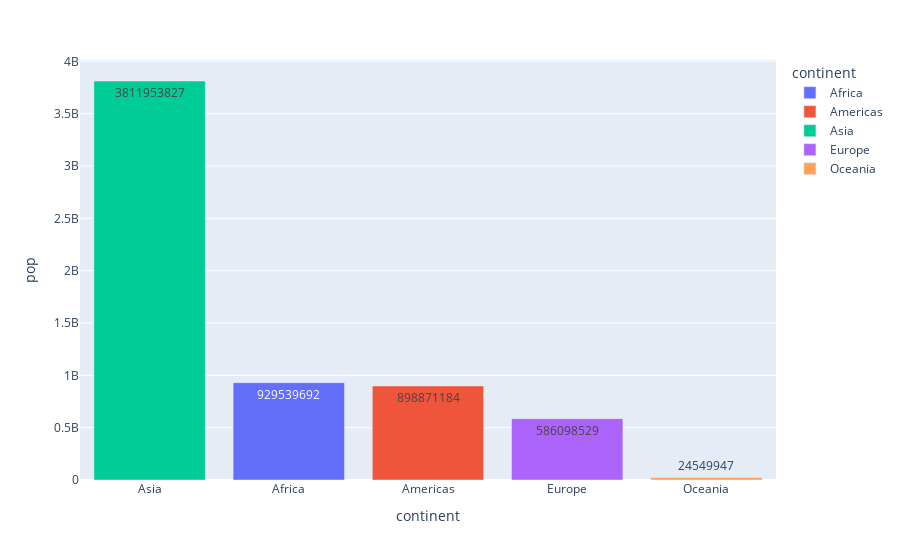

The code cell stored with this chart in its notebook:
### Markdown cell above
## Question 3:

Add text to each bar that represents the population

### Code cell
# YOUR CODE HERE
fig=px.bar(a, x='continent',y='pop',color='continent',text='pop')

fig.update_xaxes(categoryorder='total descending')
fig.show()

### Figure 1 — Plotly figure (JSON) as saved in the notebook; plotly's stock layout.template omitted (floating-point values rounded to 4 significant figures)
{"data": [{"alignmentgroup": "True", "hovertemplate": "continent=%{x}<br>pop=%{text}<extra></extra>", "legendgroup": "Africa", "marker": {"color": "#636efa", "pattern": {"shape": ""}}, "name": "Africa", "offsetgroup": "Africa", "orientation": "v", "showlegend": true, "text": [929539692], "textposition": "auto", "type": "bar", "x": ["Africa"], "xaxis": "x", "y": [929539692], "yaxis": "y"}, {"alignmentgroup": "True", "hovertemplate": "continent=%{x}<br>pop=%{text}<extra></extra>", "legendgroup": "Americas", "marker": {"color": "#EF553B", "pattern": {"shape": ""}}, "name": "Americas", "offsetgroup": "Americas", "orientation": "v", "showlegend": true, "text": [898871184], "textposition": "auto", "type": "bar", "x": ["Americas"], "xaxis": "x", "y": [898871184], "yaxis": "y"}, {"alignmentgroup": "True", "hovertemplate": "continent=%{x}<br>pop=%{text}<extra></extra>", "legendgroup": "Asia", "marker": {"color": "#00cc96", "pattern": {"shape": ""}}, "name": "Asia", "offsetgroup": "Asia", "orientation": "v", "showlegend": true, "text": [3811953827], "textposition": "auto", "type": "bar", "x": ["Asia"], "xaxis": "x", "y": [3811953827], "yaxis": "y"}, {"alignmentgroup": "True", "hovertemplate": "continent=%{x}<br>pop=%{text}<extra></extra>", "legendgroup": "Europe", "marker": {"color": "#ab63fa", "pattern": {"shape": ""}}, "name": "Europe", "offsetgroup": "Europe", "orientation": "v", "showlegend": true, "text": [586098529], "textposition": "auto", "type": "bar", "x": ["Europe"], "xaxis": "x", "y": [586098529], "yaxis": "y"}, {"alignmentgroup": "True", "hovertemplate": "continent=%{x}<br>pop=%{text}<extra></extra>", "legendgroup": "Oceania", "marker": {"color": "#FFA15A", "pattern": {"shape": ""}}, "name": "Oceania", "offsetgroup": "Oceania", "orientation": "v", "showlegend": true, "text": [24549947], "textposition": "auto", "type": "bar", "x": ["Oceania"], "xaxis": "x", "y": [24549947], "yaxis": "y"}], "layout": {"barmode": "relative", "legend": {"title": {"text": "continent"}, "tracegroupgap": 0}, "margin": {"t": 60}, "xaxis": {"anchor": "y", "categoryarray": ["Africa", "Americas", "Asia", "Europe", "Oceania"], "categoryorder": "total descending", "domain": [0, 1], "title": {"text": "continent"}}, "yaxis": {"anchor": "x", "domain": [0, 1], "title": {"text": "pop"}}}}
